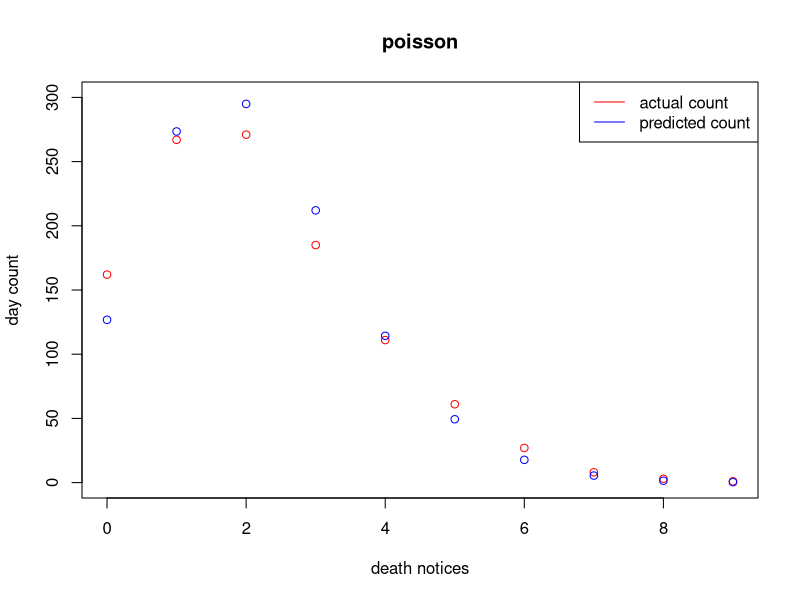
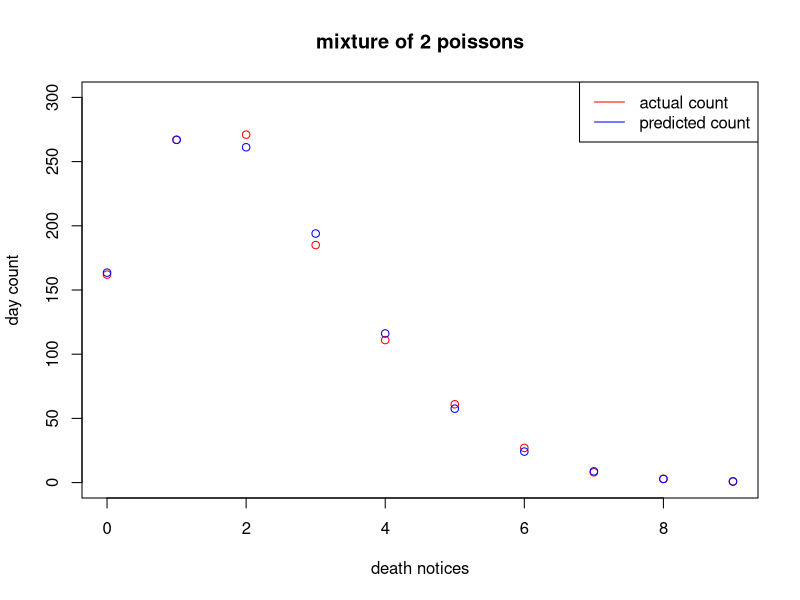

Source code (R) for these figures, in order:

notices = c(0, 1, 2, 3, 4, 5, 6, 7, 8, 9)
count = c(162, 267, 271, 185, 111, 61, 27, 8, 3, 1)
iter = 2000

p_jfun <- function(j, params){
  p = params[1]
  l1 = params[2]
  l2 = params[3]
  
  return(p*exp(-l1)*l1^j/(p*exp(-l1)*l1^j+(1-p)*exp(-l2)*l2^j))
}

l1_start = 0.5
l2_start = 0.5
p_start = 0

stat_points = matrix(numeric(3*1101), ncol=3)

ind = 1
for(k1 in 0:9){
  for(k2 in 0:9){
    for(k3 in 0:10){
      start = c(p_start+0.1*k3, l1_start+k2, l2_start+k1);
      res = matrix(numeric(3*iter), ncol = 3)
      res[1,] = start
      for(i in 2:iter){
        
        p_js = p_jfun(0:9, res[i-1, ])
        
        p_new = sum(count*p_js)/sum(count)
        l1_new = sum(notices*count*p_js)/(1+sum(count*p_js))
        l2_new = sum(notices*count*(1-p_js))/(1+sum(count*(1-p_js)))
        
        res[i,1] = p_new
        res[i,2] = l1_new
        res[i,3] = l2_new
        
      }
      ind = ind+1
      stat_points[ind,] = res[iter,]
    }
  }
}

logpost <- function(par){
  p = par[1]
  l1 = par[2]
  l2 = par[3]
  return(sum(count*log(p*exp(-l1)*l1^notices/factorial(notices)+(1-p)*exp(-l2)*l2^notices/factorial(notices)))-l1-l2)
}

#only need to check 3 by symmetry
stat_points = matrix(numeric(3*3), ncol=3)
stat_points[1,] = c(0, 0, 2.155)
stat_points[2,] = c(0.261, 1.052198, 2.544021)
stat_points[3,] = c(0.5, 2.153, 2.153)

res = c(logpost(stat_points[1,]), logpost(stat_points[2,]), logpost(stat_points[3,]))
#so (p, l1, l2) = (0.262, 1.053, 2.543) is a global maximum to the posterior

ml = sum(notices*count)/sum(count)

plot(notices, count, type="p", col="red", main="poisson", xlab="death notices", ylab="day count", ylim=c(0,300))
lines(notices, 1096*dpois(notices, ml), col="blue", type="p")
legend("topright", legend=c("actual count", "predicted count"), col=c("red", "blue"), lw=c(1,1))

plot(notices, count, type="p", col="red", main="mixture of 2 poissons", xlab="death notices", ylab="day count", ylim=c(0,300))
lines(notices, 1096*(0.261*dpois(notices, 1.052198)+(1-0.261)*dpois(notices, 2.544021)), col="blue", type="p")
legend("topright", legend=c("actual count", "predicted count"), col=c("red", "blue"), lw=c(1,1))
